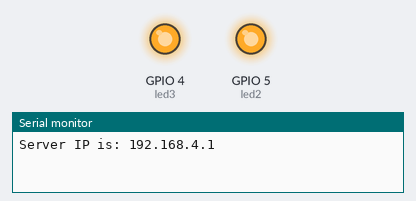
A sketch run on a simulated ESP8266 (NodeMCU). Parts: output pins drawn as LEDs (lit = HIGH), the last lines printed to the serial monitor. Wiring (inferred from the names in the program): ultrasonic range finder: trigger GPIO 13; echo GPIO 15. Pins used as bus, display or sensor lines are not drawn.

Above: at 0.1 s.
At 1.4 s:
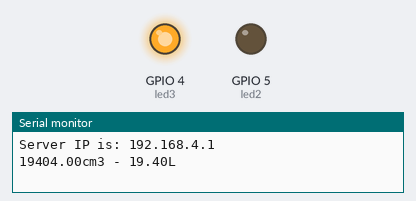
Timing chart, 0 to 2.9 s (numbered marks = the images above):
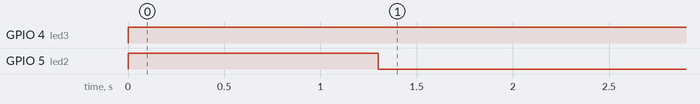

Measured:
- by itself, GPIO 4 (led3): LOW → HIGH at 0.00 s
- by itself, GPIO 5 (led2): LOW → HIGH at 0.00 s, → LOW 1.3 s later

The sketch:

Tanque.ino
```cpp
#include <ESP8266WiFi.h>
WiFiServer server(80); //Initialize the server on Port 80

int nivel = 0;
const int pingPin = 15; // Ultrasom
const int led1 = 13; //vermelho
const int led2 = 5; //Verde
const int led3 = 4; //Azul
long Alt;
float Tcm3_ret = 0;
float Litros = 0;
int Porce;

void setup() {
  Serial.begin(115200);

  WiFi.mode(WIFI_AP); //Our ESP8266-12E is an AccessPoint
  WiFi.softAP("Tanque_IoT", "12345678"); // Provide the (SSID, password); .
  server.begin(); // Start the HTTP Server

  // Looking under the hood
  Serial.begin(115200); //Start communication between the ESP8266-12E and the monitor window
  IPAddress HTTPS_ServerIP = WiFi.softAPIP(); // Obtain the IP of the Server
  Serial.print("Server IP is: "); // Print the IP to the monitor window
  Serial.println(HTTPS_ServerIP);

  pinMode(led1, OUTPUT);
  pinMode(led2, OUTPUT);
  pinMode(led3, OUTPUT);


}

// the loop routine runs over and over again forever:
void loop() {

  //WIFI -------------------------------------------------------------------------
  WIFI();

  //estado do led --------------------------------------------------

  digitalWrite(led1, HIGH);
  digitalWrite(led2, HIGH);
  digitalWrite(led3, HIGH);

  if (nivel == 1)
    digitalWrite(led1, LOW);
  else
    digitalWrite(led1, HIGH);

  if (nivel == 2)
    digitalWrite(led2, LOW);
  else
    digitalWrite(led2, HIGH);

  if (nivel == 3)
    digitalWrite(led3, LOW);
  else
    digitalWrite(led3, HIGH);

  //-----------------------------------------------------------------
  //Sensor ultrasom--------------------------------------------------
  Ultrasom();
  //  Serial.print(Alt);
  //  Serial.print("cm");
  //  Serial.println();
  // delay(100);

  //calculo volume-------------------------------------------------------------------------
  float Larg_ret = 36; //em cm
  float Comp_ret = 24.5; //em cm
  int Altura_max_tanque = 25;
  int Alt_seg = 3;
  float Alt_total = (Altura_max_tanque - Alt_seg) - Alt;
  if (Alt_total < 0)
    Alt_total = 0;
  Tcm3_ret = Larg_ret * Comp_ret * Alt_total;
  if (Tcm3_ret < 0)
    Tcm3_ret = 0;
  Litros = Tcm3_ret / 1000;
  Serial.print(Tcm3_ret);
  Serial.print("cm3");
  Serial.print(" - ");
  Serial.print(Litros);
  Serial.println("L");
  delay(300);

  Porce = (Alt_total * 100) / Altura_max_tanque;
  if (Porce <= 30)
    nivel = 1;
  if (Porce > 30)
    if (Porce <= 60)
      nivel = 3;
  if (Porce > 70)
    nivel = 2;


  //-----------------------------------------------------------------

}

void Ultrasom() {
  long duration;
  pinMode(pingPin, OUTPUT);
  digitalWrite(pingPin, LOW);
  delayMicroseconds(2);
  digitalWrite(pingPin, HIGH);
  delayMicroseconds(5);
  digitalWrite(pingPin, LOW);

  // The same pin is used to read the signal from the PING))): a HIGH pulse
  // whose duration is the time (in microseconds) from the sending of the ping
  // to the reception of its echo off of an object.
  pinMode(pingPin, INPUT);
  duration = pulseIn(pingPin, HIGH);

  // convert the time into a distance
  Alt = microsecondsToCentimeters(duration);

}

long microsecondsToCentimeters(long microseconds) {
  // The speed of sound is 340 m/s or 29 microseconds per centimeter.
  // The ping travels out and back, so to find the distance of the object we
  // take half of the distance travelled.
  return microseconds / 29 / 2;
}


void WIFI() {
  while ( WiFiClient client = server.available()) {
    if (!client) {
      return;
    }
    //Looking under the hood
    Serial.println("Somebody has connected :)");

    //Read what the browser has sent into a String class and print the request to the monitor
    String request = client.readString();
    //Looking under the hood
    Serial.println(request);
    // Handle the Request

    //  if (request.indexOf("/OFF") != -1) {
    //     digitalWrite(led3, HIGH);
    //  }
    //else if (request.indexOf("/ON") != -1) {
    //digitalWrite(led3, LOW);


    // }
    String s = "HTTP/1.1 200 OK\r\n";
    s += "Content-Type: text/html\r\n\r\n";
    s += "<!DOCTYPE HTML>\r\n<html>\r\n";
    s += "<title>Nivel de Tanque</title>";
    s += "\r\n\r\n<h2>Volume em Litros do tanque = </h2>";
    s += Litros;
    s += "\r\n\r\n\r\n<h3>Porcentagem do tanque = </h3>";
    s += Porce;
    s += "<br><br><br>";
    s += "</html>\n";

    client.flush(); //clear previous info in the stream
    client.print(s); // Send the response to the client
    delay(1);
    Serial.println("Client disonnected"); //Looking under the hood

  }
}
```
